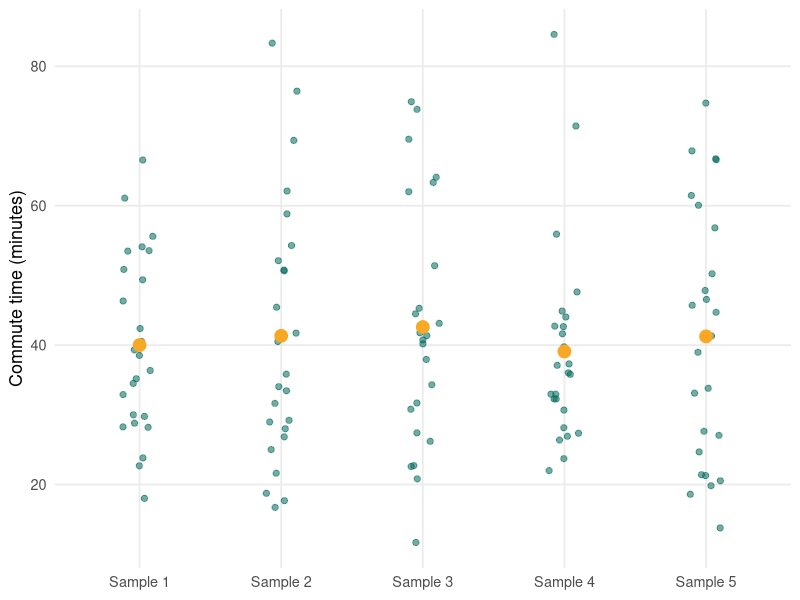
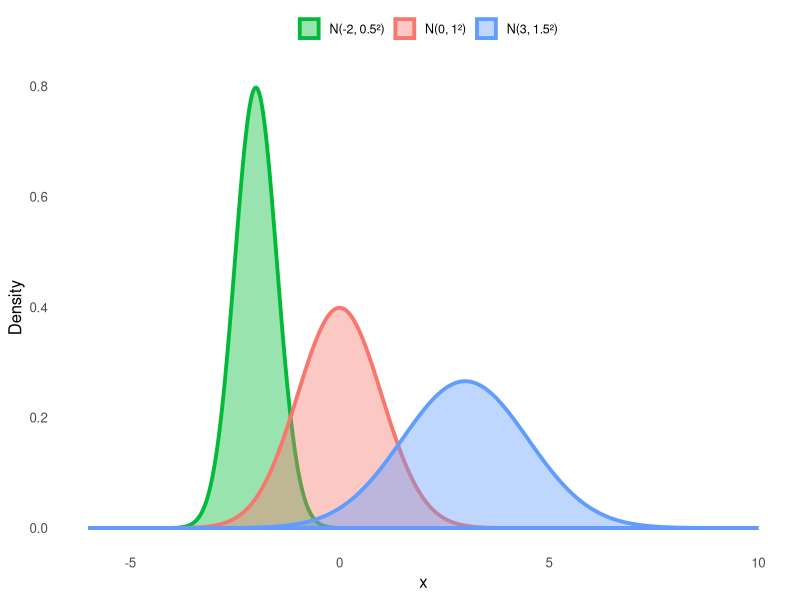
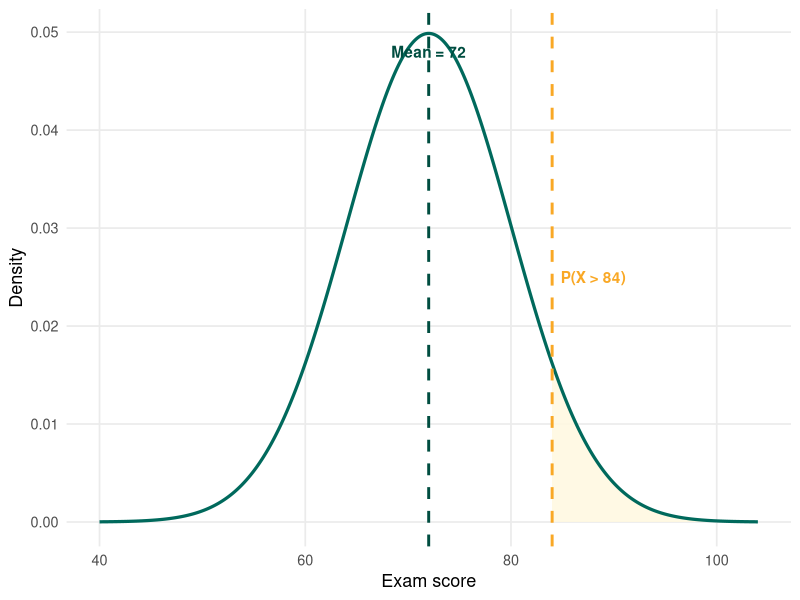
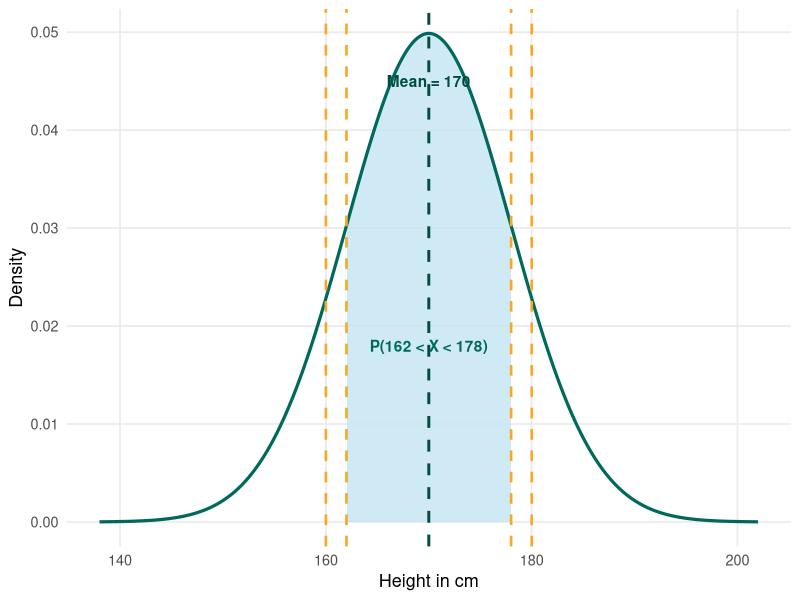
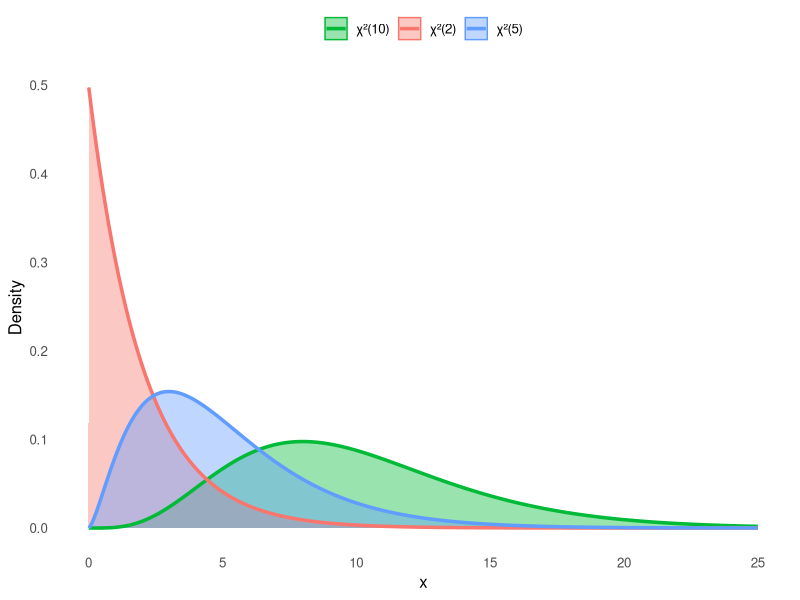
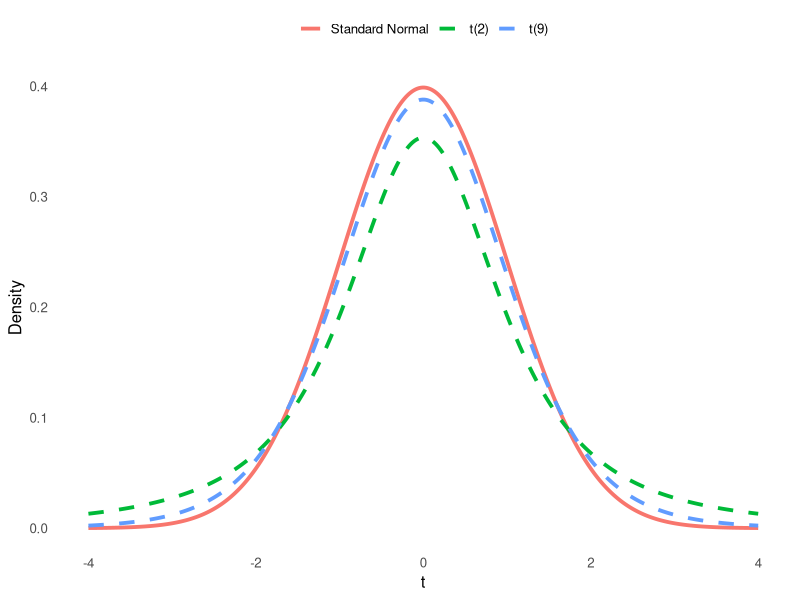
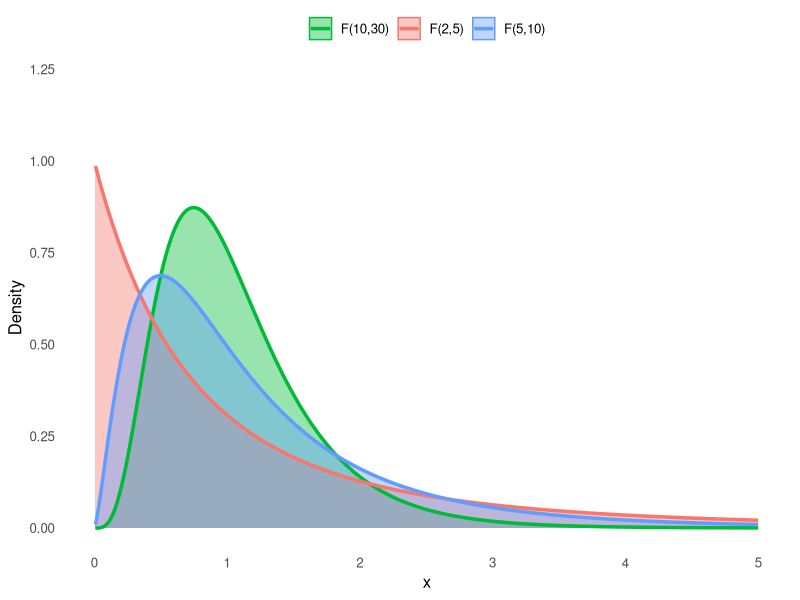
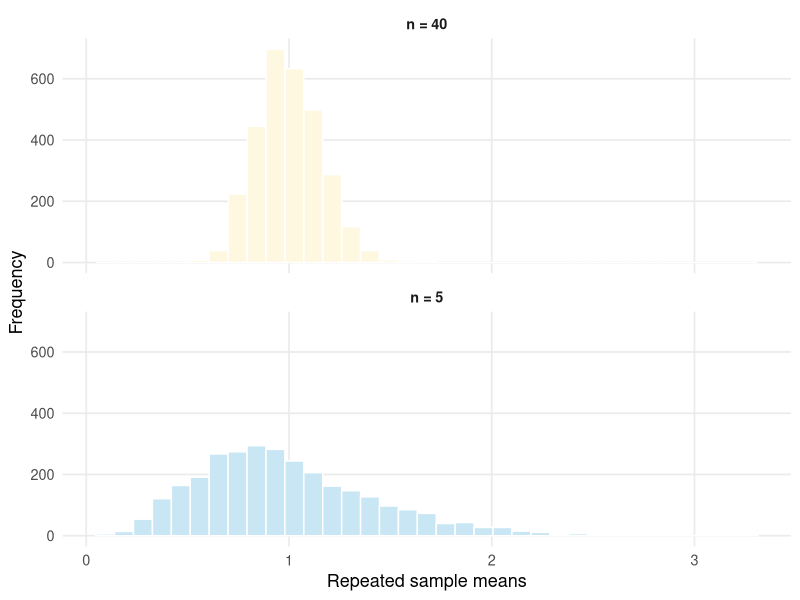

Generate these figures, in order, with R:
## ---- chunk 1
#| include: false
library(ggplot2)
library(dplyr)
theme_set(theme_minimal(base_size = 13))
set.seed(258)
## ---- chunk 2
#| fig-width: 5.8
#| fig-height: 4
#| fig-align: center
#| echo: false

set.seed(258)

sample_id <- rep(paste("Sample", 1:5), each = 25)
commute <- unlist(replicate(5, rgamma(25, shape = 5, scale = 8), simplify = FALSE))

df_commute <- data.frame(sample_id = sample_id, commute = commute)
means_commute <- aggregate(commute ~ sample_id, data = df_commute, FUN = mean)

ggplot(df_commute, aes(x = sample_id, y = commute)) +
  geom_jitter(width = 0.12, alpha = 0.55, colour = "#00695c", size = 1.8) +
  geom_point(data = means_commute,
             aes(x = sample_id, y = commute),
             colour = "#f9a825", size = 4) +
  labs(x = NULL, y = "Commute time (minutes)") +
  theme(panel.grid.minor = element_blank())
## ---- chunk 3
#| echo: false
#| fig-width: 5.5
#| fig-height: 3.6
#| fig-align: center
library(ggplot2)
ggplot(data.frame(x = c(-6, 10)), aes(x)) +
  stat_function(fun = dnorm, args = list(mean = -2, sd = 0.5),
                aes(colour = "N(-2, 0.5²)"), size = 1.3, geom = "area",
                fill = "#00BA38", alpha = 0.4, n = 500) +
  stat_function(fun = dnorm, args = list(mean = 0, sd = 1),
                aes(colour = "N(0, 1²)"), size = 1.3, geom = "area",
                fill = "#F8766D", alpha = 0.4, n = 500) +
  stat_function(fun = dnorm, args = list(mean = 3, sd = 1.5),
                aes(colour = "N(3, 1.5²)"), size = 1.3, geom = "area",
                fill = "#619CFF", alpha = 0.4, n = 500) +
  scale_colour_manual("", values = c("N(-2, 0.5²)" = "#00BA38",
                                     "N(0, 1²)"   = "#F8766D",
                                     "N(3, 1.5²)" = "#619CFF")) +
  labs(x = "x", y = "Density") +
  theme_minimal(base_size = 12) +
  theme(panel.grid = element_blank(), legend.position = "top",
        legend.text = element_text(size = 9))
## ---- chunk 4
#| fig-width: 5.8
#| fig-height: 4
#| fig-align: center
#| echo: false

mu <- 72
sigma <- 8
cutoff <- 84

x <- seq(mu - 4*sigma, mu + 4*sigma, length.out = 1000)
df_norm <- data.frame(x = x, density = dnorm(x, mean = mu, sd = sigma))

ggplot(df_norm, aes(x, density)) +
  geom_area(data = subset(df_norm, x >= cutoff),
            fill = "#fff8e1", alpha = 0.9) +
  geom_line(linewidth = 1.1, colour = "#00695c") +
  geom_vline(xintercept = mu, linetype = "dashed", colour = "#004d40", linewidth = 1) +
  geom_vline(xintercept = cutoff, linetype = "dashed", colour = "#f9a825", linewidth = 1) +
  annotate("text", x = mu, y = 0.048, label = "Mean = 72", colour = "#004d40", fontface = "bold") +
  annotate("text", x = cutoff + 4, y = 0.025, label = "P(X > 84)", colour = "#f9a825", fontface = "bold") +
  labs(x = "Exam score", y = "Density") +
  theme(panel.grid.minor = element_blank())
## ---- chunk 5
#| echo: false
#| fig-width: 5.8
#| fig-height: 4
#| fig-align: center

mu <- 170
sigma <- 8

x <- seq(mu - 4*sigma, mu + 4*sigma, length.out = 1000)

df_height <- data.frame(
  x = x,
  density = dnorm(x, mean = mu, sd = sigma)
)

ggplot(df_height, aes(x, density)) +
  geom_area(data = subset(df_height, x >= 162 & x <= 178),
            fill = "#c8e6f3", alpha = 0.85) +
  geom_line(linewidth = 1.1, colour = "#00695c") +
  geom_vline(xintercept = mu, linetype = "dashed",
             colour = "#004d40", linewidth = 1) +
  geom_vline(xintercept = c(160, 162, 178, 180),
             linetype = "dashed", colour = "#f9a825", linewidth = 0.9) +
  annotate("text", x = 170, y = 0.045,
           label = "Mean = 170", colour = "#004d40", fontface = "bold") +
  annotate("text", x = 170, y = 0.018,
           label = "P(162 < X < 178)", colour = "#00695c", fontface = "bold") +
  labs(x = "Height in cm", y = "Density") +
  theme(panel.grid.minor = element_blank())
## ---- chunk 6
#| echo: false
#| fig-width: 9
#| fig-height: 3.6
#| fig-align: center
library(ggplot2)
x_vals <- seq(0.01, 25, length.out = 600)
df_plot <- rbind(
  data.frame(x = x_vals, y = dchisq(x_vals, df=2),  dist = "χ²(2)"),
  data.frame(x = x_vals, y = dchisq(x_vals, df=5),  dist = "χ²(5)"),
  data.frame(x = x_vals, y = dchisq(x_vals, df=10), dist = "χ²(10)")
)
ggplot(df_plot, aes(x, y, colour=dist, fill=dist)) +
  geom_area(alpha=0.4, position="identity") +
  geom_line(size=1.2) +
  scale_colour_manual(values=c("#00BA38","#F8766D","#619CFF")) +
  scale_fill_manual(values=c("#00BA38","#F8766D","#619CFF")) +
  labs(x="x", y="Density", colour=NULL, fill=NULL) +
  theme_minimal(base_size=12) +
  theme(panel.grid=element_blank(), legend.position="top")
## ---- chunk 7
#| echo: false
#| fig-width: 9
#| fig-height: 3.6
#| fig-align: center
x_vals <- seq(-4, 4, length.out = 400)
df_t <- rbind(
  data.frame(x=x_vals, y=dnorm(x_vals),       dist="Standard Normal"),
  data.frame(x=x_vals, y=dt(x_vals, df=2),    dist="t(2)"),
  data.frame(x=x_vals, y=dt(x_vals, df=9),    dist="t(9)")
)
ggplot(df_t, aes(x, y, colour=dist, linetype=dist)) +
  geom_line(size=1.3) +
  scale_colour_manual(values=c("#F8766D","#00BA38","#619CFF")) +
  scale_linetype_manual(values=c("solid","dashed","dashed")) +
  labs(x="t", y="Density", colour=NULL, linetype=NULL) +
  theme_minimal(base_size=12) +
  theme(panel.grid=element_blank(), legend.position="top")
## ---- chunk 8
#| echo: false
#| fig-width: 9
#| fig-height: 3.4
#| fig-align: center
x_f <- seq(0.01, 5, length.out=600)
df_f <- rbind(
  data.frame(x=x_f, y=df(x_f,2,5),   dist="F(2,5)"),
  data.frame(x=x_f, y=df(x_f,5,10),  dist="F(5,10)"),
  data.frame(x=x_f, y=df(x_f,10,30), dist="F(10,30)")
)
ggplot(df_f, aes(x,y,colour=dist,fill=dist)) +
  geom_area(alpha=0.4, position="identity") +
  geom_line(size=1.2) +
  coord_cartesian(ylim=c(0,1.2)) +
  scale_colour_manual(values=c("#00BA38","#F8766D","#619CFF")) +
  scale_fill_manual(values=c("#00BA38","#F8766D","#619CFF")) +
  labs(x="x", y="Density", colour=NULL, fill=NULL) +
  theme_minimal(base_size=12) +
  theme(panel.grid=element_blank(), legend.position="top")
## ---- chunk 9
#| fig-width: 5.8
#| fig-height: 4
#| fig-align: center
#| echo: false

set.seed(258)

means_5 <- replicate(3000, mean(rexp(5, rate = 1)))
means_40 <- replicate(3000, mean(rexp(40, rate = 1)))

df_clt_inclass <- rbind(
  data.frame(mean_value = means_5, sample_size = "n = 5"),
  data.frame(mean_value = means_40, sample_size = "n = 40")
)

ggplot(df_clt_inclass, aes(x = mean_value, fill = sample_size)) +
  geom_histogram(bins = 35, colour = "white") +
  facet_wrap(~ sample_size, ncol = 1) +
  scale_fill_manual(values = c("#fff8e1", "#c8e6f3"), guide = "none") +
  labs(x = "Repeated sample means", y = "Frequency") +
  theme(panel.grid.minor = element_blank(),
        strip.text = element_text(face = "bold"))
## ---- chunk 10
#| fig-width: 5.8
#| fig-height: 4
#| fig-align: center
#| echo: false

set.seed(258)

flips <- rbinom(300, size = 1, prob = 0.5)
running_mean <- cumsum(flips) / seq_along(flips)

df_coin_inclass <- data.frame(
  flip_number = seq_along(flips),
  running_mean = running_mean
)

ggplot(df_coin_inclass, aes(x = flip_number, y = running_mean)) +
  geom_line(linewidth = 1.05, colour = "#00695c") +
  geom_hline(yintercept = 0.5, linetype = "dashed", colour = "#f9a825", linewidth = 1.1) +
  annotate("text", x = 240, y = 0.54, label = "True mean = 0.5", colour = "#f9a825", fontface = "bold") +
  labs(x = "Number of coin flips", y = "Running proportion of heads") +
  ylim(0, 1) +
  theme(panel.grid.minor = element_blank())
